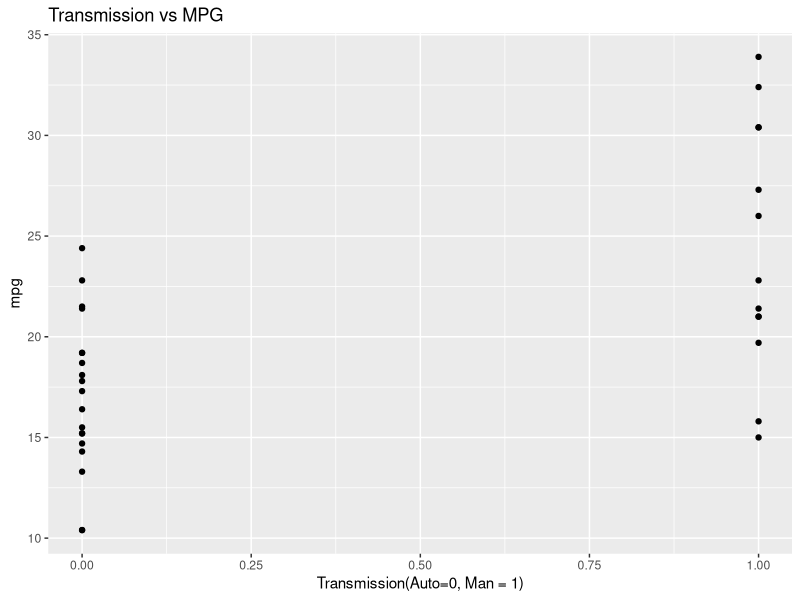
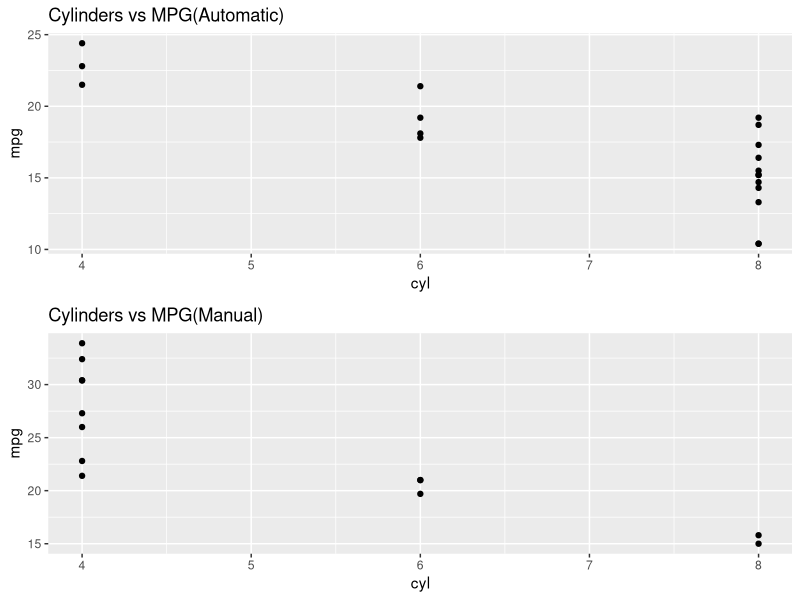

Here is the R script that generated these plots, in order:
## ---- chunk 1
library(ggplot2)
require(gridExtra)

auto = subset(mtcars, mtcars$am == 0)
man = subset(mtcars, mtcars$am == 1)

mtcars
## ---- chunk 2
ggplot(mtcars, aes(x=am, y=mpg)) + geom_point() + labs(title='Transmission vs MPG', x='Transmission(Auto=0, Man = 1)')

## ---- chunk 3
t.test(man$mpg, auto$mpg)
## ---- chunk 4
p1 = ggplot(auto, aes(x=cyl, y=mpg)) + geom_point() + labs(title='Cylinders vs MPG(Automatic)')
p2 = ggplot(man, aes(x=cyl, y=mpg)) + geom_point() + labs(title='Cylinders vs MPG(Manual)')
grid.arrange(p1,p2)
## ---- chunk 5

